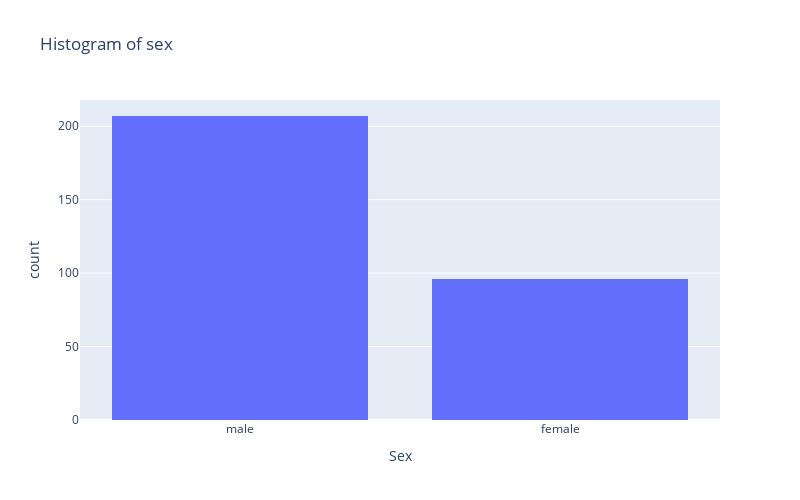
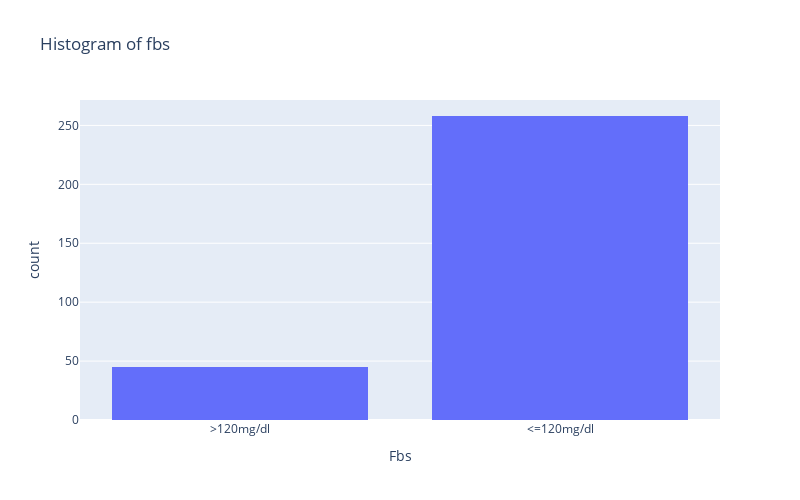
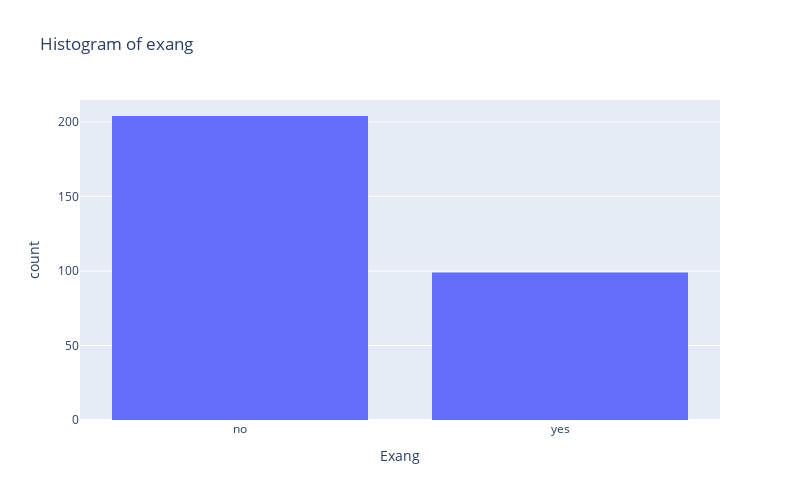

Notebook code for these charts, in order:
### Markdown cell above
### Categorical Distribution

### Code cell
categorical_cols = df.select_dtypes(include=['object', 'category']).columns

for col in categorical_cols:
    fig = px.histogram(df, x=col, title=f'Histogram of {col}',
                      labels={col: f'{col.capitalize()}'})
    fig.update_layout(
        width=800,
        height=500,
        xaxis_tickangle=0
    )
    fig.show()

### Figure 1 — Plotly figure (JSON) as saved in the notebook; plotly's stock layout.template omitted (floating-point values rounded to 4 significant figures; data arrays with more than 128 entries replaced by an {"elided": "..."} marker saying what was removed)
{"data": [{"alignmentgroup": "True", "bingroup": "x", "hovertemplate": "Sex=%{x}<br>count=%{y}<extra></extra>", "legendgroup": "", "marker": {"color": "#636efa", "pattern": {"shape": ""}}, "name": "", "offsetgroup": "", "orientation": "v", "showlegend": false, "type": "histogram", "x": {"elided": "303 str values"}, "xaxis": "x", "yaxis": "y"}], "layout": {"barmode": "relative", "height": 500, "legend": {"tracegroupgap": 0}, "title": {"text": "Histogram of sex"}, "width": 800, "xaxis": {"anchor": "y", "domain": [0, 1], "tickangle": 0, "title": {"text": "Sex"}}, "yaxis": {"anchor": "x", "domain": [0, 1], "title": {"text": "count"}}}}

### Figure 2 — Plotly figure (JSON) as saved in the notebook; plotly's stock layout.template omitted (floating-point values rounded to 4 significant figures; data arrays with more than 128 entries replaced by an {"elided": "..."} marker saying what was removed)
{"data": [{"alignmentgroup": "True", "bingroup": "x", "hovertemplate": "Fbs=%{x}<br>count=%{y}<extra></extra>", "legendgroup": "", "marker": {"color": "#636efa", "pattern": {"shape": ""}}, "name": "", "offsetgroup": "", "orientation": "v", "showlegend": false, "type": "histogram", "x": {"elided": "303 str values"}, "xaxis": "x", "yaxis": "y"}], "layout": {"barmode": "relative", "height": 500, "legend": {"tracegroupgap": 0}, "title": {"text": "Histogram of fbs"}, "width": 800, "xaxis": {"anchor": "y", "domain": [0, 1], "tickangle": 0, "title": {"text": "Fbs"}}, "yaxis": {"anchor": "x", "domain": [0, 1], "title": {"text": "count"}}}}

### Figure 3 — Plotly figure (JSON) as saved in the notebook; plotly's stock layout.template omitted (floating-point values rounded to 4 significant figures; data arrays with more than 128 entries replaced by an {"elided": "..."} marker saying what was removed)
{"data": [{"alignmentgroup": "True", "bingroup": "x", "hovertemplate": "Exang=%{x}<br>count=%{y}<extra></extra>", "legendgroup": "", "marker": {"color": "#636efa", "pattern": {"shape": ""}}, "name": "", "offsetgroup": "", "orientation": "v", "showlegend": false, "type": "histogram", "x": {"elided": "303 str values"}, "xaxis": "x", "yaxis": "y"}], "layout": {"barmode": "relative", "height": 500, "legend": {"tracegroupgap": 0}, "title": {"text": "Histogram of exang"}, "width": 800, "xaxis": {"anchor": "y", "domain": [0, 1], "tickangle": 0, "title": {"text": "Exang"}}, "yaxis": {"anchor": "x", "domain": [0, 1], "title": {"text": "count"}}}}
